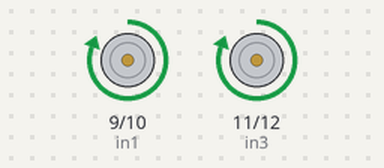
A sketch run on a simulated Arduino Uno, built with avr-gcc and run on an emulated ATmega328P. Parts: motor-driver pin pairs drawn as motors (green arrow = first pin HIGH = forward, orange = second pin HIGH = backward, longer = more drive, scaled by the enable pin).

Above: at 1.5 s.
At 3.5 s:
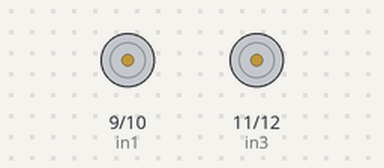
Timing chart, 0 to 5.2 s (numbered marks = the images above):
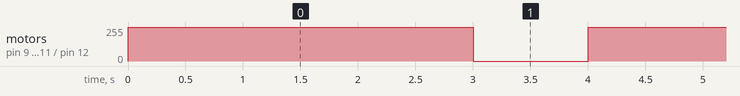

Measured:
- by itself, motor on pin 9 (in1) / pin 10 (in2), motor on pin 11 (in3) / pin 12 (in4): alternates forward 255/255 for 3.0 s and stopped for 1.0 s

The sketch:

MotorsWithL298NTest2Motors.ino
```cpp
// Arudino Uno with L298N

// Define pins for Motor A
int in1 = 9;
int in2 = 10;
int enA = 5;

// Define pins for Motor B
int in3 = 11;
int in4 = 12;
int enB = 6;

void setup() {

  // Set all the motor control pins as outputs
  pinMode(in1, OUTPUT);
  pinMode(in2, OUTPUT);
  pinMode(in3, OUTPUT);
  pinMode(in4, OUTPUT);

  // Enable PWM control pins
  pinMode(enA, OUTPUT);
  pinMode(enB, OUTPUT);

  // Initialize motors to stop
  digitalWrite(in1, LOW);
  digitalWrite(in2, LOW);
  digitalWrite(in3, LOW);
  digitalWrite(in4, LOW);

}

void loop() {

   // ---- Run Motor A and Motor B at the same time ----

  // Move Motor A forward
  digitalWrite(in1, HIGH);
  digitalWrite(in2, LOW);
  analogWrite(enA, 255);  // Full speed for Motor A

  // Move Motor B forward
  digitalWrite(in3, HIGH);
  digitalWrite(in4, LOW);
  analogWrite(enB, 255);  // Full speed for Motor B

  delay(3000);  // Run both motors for 3 seconds

  // ---- Stop both motors ----
  digitalWrite(in1, LOW);
  digitalWrite(in2, LOW);
  analogWrite(enA, 0);    // Stop Motor A

  digitalWrite(in3, LOW);
  digitalWrite(in4, LOW);
  analogWrite(enB, 0);    // Stop Motor B

  delay(1000);  // Wait 1 second before repeating the loop

}
```
